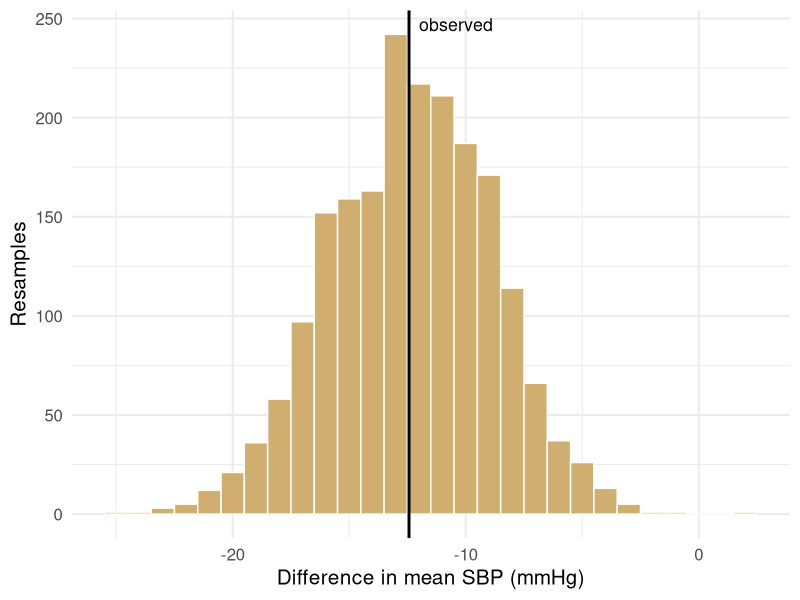
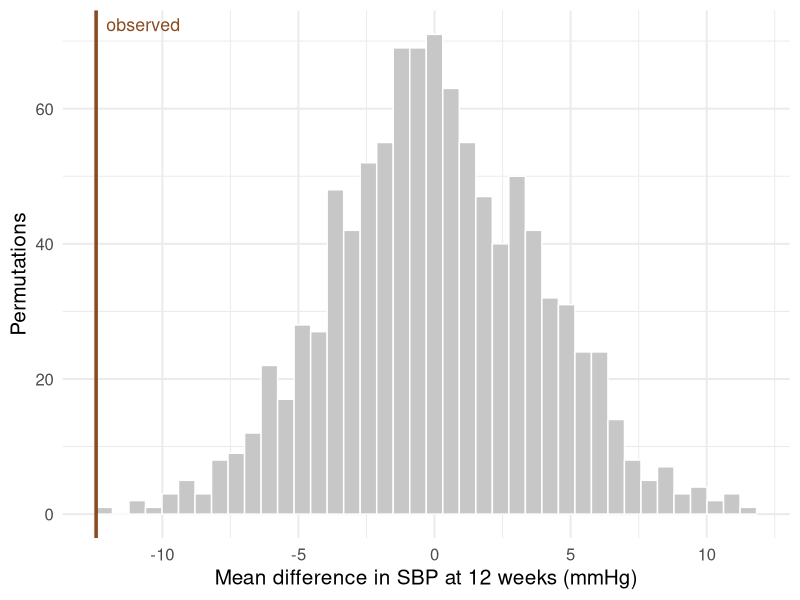
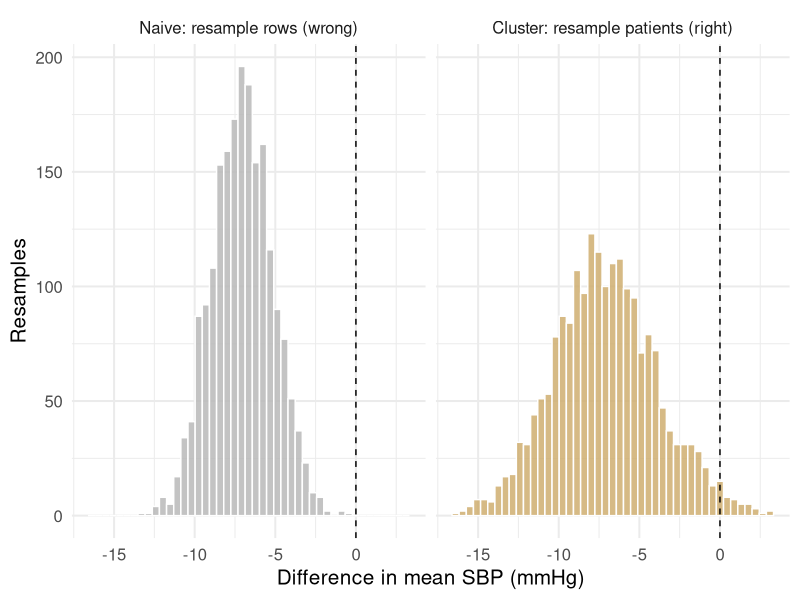

These charts were generated, in order, by the following R code:
## ---- chunk 1
#| label: setup
#| include: false
library(ggplot2)
library(knitr)

# Synthetic teaching data for BIOS 6301. Not real patients.
set.seed(6301)
n <- 60
trial <- data.frame(
  id        = sprintf("P%03d", 1:n),
  arm       = rep(c("Placebo", "Treatment"), each = n / 2),
  site      = sample(1:4, n, replace = TRUE),
  age       = round(rnorm(n, 61, 9)),
  sex       = sample(c("F", "M"), n, replace = TRUE),
  weight_kg = round(rnorm(n, 82, 15), 1),
  sbp_0     = round(rnorm(n, 148, 14)),
  stringsAsFactors = FALSE
)
trial$sbp_12 <- round(trial$sbp_0 -
  ifelse(trial$arm == "Treatment", rnorm(n, 14, 8), rnorm(n, 3, 8)))

# Repeated-measures version of the same cohort, for the resampling-unit demo:
# three visits per patient, a large patient-level random intercept (SD 12) and
# small within-patient noise (SD 4). Nothing is "broken" here — the data are
# simply clustered, which is what makes the row bootstrap wrong.
set.seed(2024)
patient_effect <- rnorm(n, 0, 12)
trial_long <- data.frame(
  id   = rep(trial$id, each = 3),
  arm  = rep(trial$arm, each = 3),
  week = rep(c(4, 8, 12), times = n),
  stringsAsFactors = FALSE
)
trial_long$sbp <- round(140 + rep(patient_effect, each = 3) +
  ifelse(trial_long$arm == "Treatment", -10, 0) + rnorm(n * 3, 0, 4))

theme_set(theme_minimal(base_size = 15))
gold <- "#CFAE70"
## ---- chunk 2
#| label: two-samples
sbp <- c(150, 142, 168, 131, 155)

set.seed(1)
sample(sbp, replace = TRUE)   # bootstrap: some values twice, some not at all
sample(sbp)                   # permutation: same values, new order
## ---- chunk 3
#| label: melanoma-bootstrap
thickness <- boot::melanoma$thickness
stopifnot(length(thickness) == 205L, all(is.finite(thickness)))
set.seed(1500)
boot_median <- replicate(2000,
  median(sample(thickness, replace = TRUE)))
round(c(estimate = median(thickness), SE = sd(boot_median),
        quantile(boot_median, c(.025, .975))), 2)
## ---- chunk 4
#| label: med-diff
# Difference in mean sbp_12, Treatment minus Placebo.
# Takes a data frame with `arm` and `sbp_12`; returns one number.
mean_diff <- function(data) {
  stopifnot(is.data.frame(data), all(c("arm", "sbp_12") %in% names(data)))
  mean(data$sbp_12[data$arm == "Treatment"]) -
    mean(data$sbp_12[data$arm == "Placebo"])
}

obs_mean <- mean_diff(trial)
obs_mean
## ---- chunk 5
#| label: boot-med
set.seed(14)
B <- 2000

boot_mean <- replicate(B, {
  groups <- split(seq_len(nrow(trial)), trial$arm)
  idx <- unlist(lapply(groups, function(i)
    i[sample.int(length(i), length(i), replace = TRUE)]))
  mean_diff(trial[idx, ])
})

str(boot_mean)
head(round(boot_mean, 1))
## ---- chunk 6
#| label: fig-boot-med
#| fig-cap: "Bootstrap distribution of the difference in mean SBP at 12 weeks."
#| fig-width: 9
#| fig-height: 3.2
#| echo: false
ggplot(data.frame(stat = boot_mean), aes(stat)) +
  geom_histogram(binwidth = 1, fill = gold, colour = "white") +
  geom_vline(xintercept = obs_mean, linewidth = 1) +
  annotate("text", x = obs_mean, y = Inf, label = "  observed", hjust = 0,
           vjust = 1.6, size = 4.5) +
  labs(x = "Difference in mean SBP (mmHg)", y = "Resamples")
## ---- chunk 7
#| label: boot-se
se_boot <- sd(boot_mean)
se_boot
## ---- chunk 8
#| label: boot-bias
mean(boot_mean) - obs_mean    # bootstrap estimate of bias
## ---- chunk 9
perc <- quantile(boot_mean, c(.025, .975))
basic <- 2 * obs_mean - quantile(boot_mean, c(.975, .025))
rbind(percentile = unname(perc), basic = unname(basic))
## ---- chunk 10
#| label: boot-vs-t-compare
c(boot_se = sd(boot_mean),
  welch_se = t.test(sbp_12 ~ arm, data = trial)$stderr)
## ---- chunk 11
boot_interval <- function(seed, B = 1000) {
  set.seed(seed)
  groups <- split(seq_len(nrow(trial)), trial$arm)
  ans <- replicate(B, {
    i <- unlist(lapply(groups, function(j)
      j[sample.int(length(j), replace = TRUE)]))
    mean_diff(trial[i, ])
  })
  unname(quantile(ans, c(.025, .975)))
}
## ---- chunk 12
#| label: bootstrap-stability-runs
t(vapply(1501:1503, boot_interval, numeric(2)))
## ---- chunk 13
#| label: boot-max
set.seed(18)
boot_max <- replicate(B, max(trial$sbp_0[sample(nrow(trial), replace = TRUE)]))

length(unique(boot_max))                # distinct values across 2000 resamples
mean(boot_max == max(trial$sbp_0))      # how often the resample max is THE max
## ---- chunk 14
#| label: promotion-permutation
decision <- c(rep(1, 21), rep(0, 3), rep(1, 14), rep(0, 10))
observed_gap <- 21/24 - 14/24
set.seed(1501)
null_gap <- replicate(9999, {
  male <- sample.int(48, 24)
  mean(decision[male]) - mean(decision[-male])
})
(1 + sum(abs(null_gap) >= abs(observed_gap) - 1e-12)) / 10000
## ---- chunk 15
#| label: perm-run
obs_mean <- mean_diff(trial)

set.seed(19)
P <- 999
perm_stat <- replicate(P, {
  shuffled <- sample(trial$arm)                 # permutation, not a bootstrap
  mean(trial$sbp_12[shuffled == "Treatment"]) -
    mean(trial$sbp_12[shuffled == "Placebo"])
})

c(observed = obs_mean, perm_mean = mean(perm_stat), perm_sd = sd(perm_stat))
## ---- chunk 16
#| label: fig-perm
#| fig-cap: "Permutation null distribution of the mean difference, with the observed value."
#| fig-width: 9
#| fig-height: 3.2
#| echo: false
ggplot(data.frame(stat = perm_stat), aes(stat)) +
  geom_histogram(bins = 40, fill = "grey78", colour = "white") +
  geom_vline(xintercept = obs_mean, colour = "#8a4b1f", linewidth = 1.2) +
  annotate("text", x = obs_mean, y = Inf, label = "  observed", hjust = 0,
           vjust = 1.6, size = 4.5, colour = "#8a4b1f") +
  labs(x = "Mean difference in SBP at 12 weeks (mmHg)", y = "Permutations")
## ---- chunk 17
#| label: exact-perm
small <- trial[c(1:4, 31:34), c("id", "arm", "sbp_12")]
obs_small <- mean_diff(small)

combos <- combn(8, 4)                    # every way to choose 4 "Treatment"
exact <- apply(combos, 2, function(k) mean(small$sbp_12[k]) -
                                      mean(small$sbp_12[-k]))

ncol(combos)                             # the entire reference set
round(mean(abs(exact) >= abs(obs_small)), 4)    # exact two-sided p-value
## ---- chunk 18
#| label: perm-p
n_extreme <- sum(abs(perm_stat) >= abs(obs_mean))
n_extreme                                        # out of 999
## ---- chunk 19
#| label: perm-p2
c(wrong = n_extreme / P,
  right = (n_extreme + 1) / (P + 1))
## ---- chunk 20
extreme <- sum(abs(perm_stat) >= abs(obs_mean))
c(adjusted_p = (extreme + 1) / (P + 1),
  min_reportable = 1 / (P + 1))
binom.test(extreme, P)$conf.int
## ---- chunk 21
#| label: long-head
head(trial_long, 7)
c(rows = nrow(trial_long), patients = length(unique(trial_long$id)))
## ---- chunk 22
#| label: long-obs
diff_long <- function(data) {
  mean(data$sbp[data$arm == "Treatment"]) - mean(data$sbp[data$arm == "Placebo"])
}
obs_long <- diff_long(trial_long)
obs_long
## ---- chunk 23
#| label: boot-rows
set.seed(21)
boot_row <- replicate(B, {
  idx <- sample(nrow(trial_long), replace = TRUE)   # 180 rows, independently
  diff_long(trial_long[idx, ])
})

c(estimate = obs_long, se = sd(boot_row))
round(quantile(boot_row, c(0.025, 0.975)), 2)
## ---- chunk 24
#| label: boot-cluster
ids <- unique(trial_long$id)
rows_by_id <- split(seq_len(nrow(trial_long)), trial_long$id)   # id -> row numbers

set.seed(22)
boot_clu <- replicate(B, {
  picked <- sample(ids, replace = TRUE)              # 60 patients, with repeats
  diff_long(trial_long[unlist(rows_by_id[picked]), ])
})

c(row_se = sd(boot_row), cluster_se = sd(boot_clu),
  ratio = sd(boot_clu) / sd(boot_row))
## ---- chunk 25
#| label: fig-unit
#| fig-cap: "Bootstrap distributions of the same estimate under two resampling schemes."
#| fig-width: 9
#| fig-height: 3.3
#| echo: false
cmp <- rbind(
  data.frame(stat = boot_row, scheme = "Naive: resample rows (wrong)"),
  data.frame(stat = boot_clu, scheme = "Cluster: resample patients (right)")
)
cmp$scheme <- factor(cmp$scheme, levels = unique(cmp$scheme))
ggplot(cmp, aes(stat, fill = scheme)) +
  geom_histogram(bins = 45, colour = "white", alpha = 0.85) +
  geom_vline(xintercept = 0, linetype = 2) +
  facet_wrap(~scheme) +
  scale_fill_manual(values = c("grey72", gold)) +
  labs(x = "Difference in mean SBP (mmHg)", y = "Resamples") +
  theme(legend.position = "none")
## ---- chunk 26
rho <- 12^2 / (12^2 + 4^2)
c(rho = rho, design_effect = 1 + (3 - 1) * rho,
  approximate_se_inflation = sqrt(1 + 2 * rho))
## ---- chunk 27
#| label: perm-unit
arm_by_id <- trial_long$arm[match(ids, trial_long$id)]

set.seed(32)
p_rows <- replicate(999, {
  s <- sample(trial_long$arm)                    # shuffles visits, not patients
  mean(trial_long$sbp[s == "Treatment"]) - mean(trial_long$sbp[s == "Placebo"])
})
## ---- chunk 28
#| label: perm-patient-unit
p_pats <- replicate(999, {
  assigned <- sample(arm_by_id)
  s <- assigned[match(trial_long$id, ids)]      # join by ID, not row order
  mean(trial_long$sbp[s == "Treatment"]) - mean(trial_long$sbp[s == "Placebo"])
})

c(p_row_unit = (sum(abs(p_rows) >= abs(obs_long)) + 1) / 1000,
  p_patient_unit = (sum(abs(p_pats) >= abs(obs_long)) + 1) / 1000)
## ---- chunk 29
#| label: paired-change-bootstrap
treated <- trial[trial$arm == "Treatment", ]
change <- treated$sbp_12 - treated$sbp_0
set.seed(1530)
boot_change <- replicate(2000,
  mean(sample(change, length(change), replace = TRUE)))
round(c(mean_change = mean(change), SE = sd(boot_change),
        quantile(boot_change, c(.025, .975))), 2)
